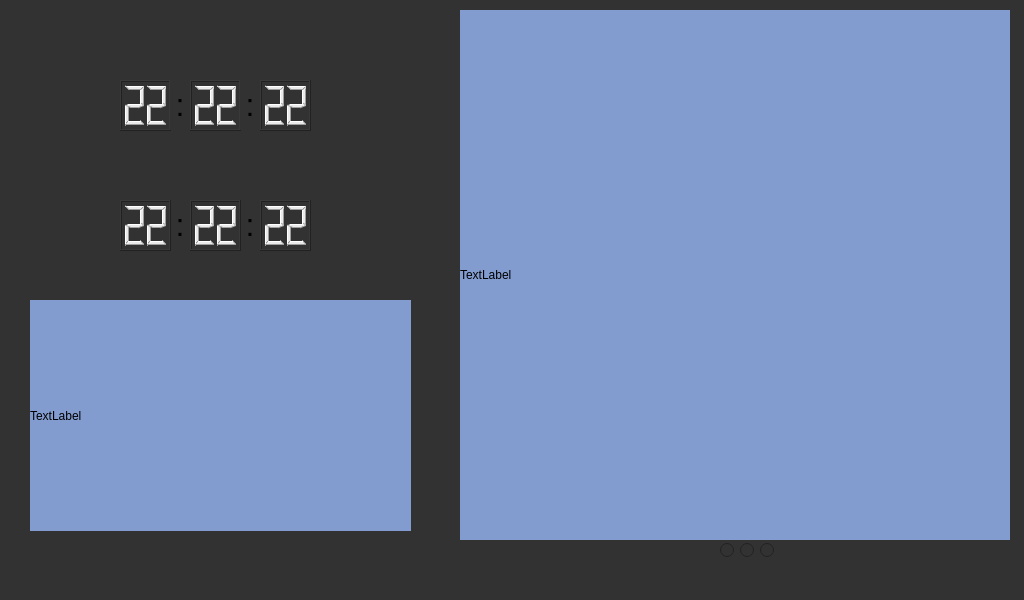
<?xml version="1.0" encoding="UTF-8"?>
<ui version="4.0">
 <class>MainWindow</class>
 <widget class="QMainWindow" name="MainWindow">
  <property name="geometry">
   <rect>
    <x>0</x>
    <y>0</y>
    <width>1024</width>
    <height>600</height>
   </rect>
  </property>
  <property name="windowTitle">
   <string>MainWindow</string>
  </property>
  <property name="styleSheet">
   <string notr="true">background-color: rgb(50, 50, 50)</string>
  </property>
  <widget class="QWidget" name="centralwidget">
   <widget class="QStackedWidget" name="stackedWidget">
    <property name="geometry">
     <rect>
      <x>440</x>
      <y>0</y>
      <width>581</width>
      <height>541</height>
     </rect>
    </property>
    <property name="currentIndex">
     <number>2</number>
    </property>
    <widget class="QWidget" name="todoListPage">
     <widget class="QTableView" name="ToDoList">
      <property name="geometry">
       <rect>
        <x>20</x>
        <y>10</y>
        <width>550</width>
        <height>530</height>
       </rect>
      </property>
     </widget>
    </widget>
    <widget class="QWidget" name="mapPage">
     <widget class="QLabel" name="Map">
      <property name="geometry">
       <rect>
        <x>20</x>
        <y>10</y>
        <width>550</width>
        <height>530</height>
       </rect>
      </property>
      <property name="styleSheet">
       <string notr="true">background-color: rgb(130, 156, 208);</string>
      </property>
      <property name="text">
       <string>TextLabel</string>
      </property>
     </widget>
    </widget>
    <widget class="QWidget" name="imageDownloadPage">
     <widget class="QLabel" name="imageDownload">
      <property name="geometry">
       <rect>
        <x>20</x>
        <y>10</y>
        <width>550</width>
        <height>530</height>
       </rect>
      </property>
      <property name="styleSheet">
       <string notr="true">background-color: rgb(130, 156, 208);
border: 5px;
border-color: rgb(71, 133, 89);</string>
      </property>
      <property name="text">
       <string>TextLabel</string>
      </property>
     </widget>
    </widget>
   </widget>
   <widget class="QLCDNumber" name="localHourLCD">
    <property name="geometry">
     <rect>
      <x>120</x>
      <y>80</y>
      <width>51</width>
      <height>51</height>
     </rect>
    </property>
    <property name="styleSheet">
     <string notr="true">color: rgb(235, 235, 235)</string>
    </property>
    <property name="digitCount">
     <number>2</number>
    </property>
    <property name="segmentStyle">
     <enum>QLCDNumber::Filled</enum>
    </property>
    <property name="value" stdset="0">
     <double>22.000000000000000</double>
    </property>
   </widget>
   <widget class="QLCDNumber" name="localMinuteLCD">
    <property name="geometry">
     <rect>
      <x>190</x>
      <y>80</y>
      <width>51</width>
      <height>51</height>
     </rect>
    </property>
    <property name="styleSheet">
     <string notr="true">color: rgb(235, 235, 235)</string>
    </property>
    <property name="digitCount">
     <number>2</number>
    </property>
    <property name="segmentStyle">
     <enum>QLCDNumber::Filled</enum>
    </property>
    <property name="value" stdset="0">
     <double>22.000000000000000</double>
    </property>
   </widget>
   <widget class="QLCDNumber" name="localSecondLCD">
    <property name="geometry">
     <rect>
      <x>260</x>
      <y>80</y>
      <width>51</width>
      <height>51</height>
     </rect>
    </property>
    <property name="styleSheet">
     <string notr="true">color: rgb(235, 235, 235)</string>
    </property>
    <property name="digitCount">
     <number>2</number>
    </property>
    <property name="segmentStyle">
     <enum>QLCDNumber::Filled</enum>
    </property>
    <property name="value" stdset="0">
     <double>22.000000000000000</double>
    </property>
   </widget>
   <widget class="QLabel" name="Weather">
    <property name="geometry">
     <rect>
      <x>30</x>
      <y>300</y>
      <width>381</width>
      <height>231</height>
     </rect>
    </property>
    <property name="styleSheet">
     <string notr="true">background-color: rgb(130, 156, 208);</string>
    </property>
    <property name="text">
     <string>TextLabel</string>
    </property>
   </widget>
   <widget class="QLabel" name="colonOne">
    <property name="geometry">
     <rect>
      <x>170</x>
      <y>80</y>
      <width>20</width>
      <height>50</height>
     </rect>
    </property>
    <property name="font">
     <font>
      <pointsize>24</pointsize>
     </font>
    </property>
    <property name="text">
     <string>:</string>
    </property>
    <property name="alignment">
     <set>Qt::AlignCenter</set>
    </property>
   </widget>
   <widget class="QLabel" name="colonTwo">
    <property name="geometry">
     <rect>
      <x>240</x>
      <y>80</y>
      <width>20</width>
      <height>50</height>
     </rect>
    </property>
    <property name="font">
     <font>
      <pointsize>24</pointsize>
     </font>
    </property>
    <property name="text">
     <string>:</string>
    </property>
    <property name="alignment">
     <set>Qt::AlignCenter</set>
    </property>
   </widget>
   <widget class="QLabel" name="colonOne_2">
    <property name="geometry">
     <rect>
      <x>170</x>
      <y>200</y>
      <width>20</width>
      <height>50</height>
     </rect>
    </property>
    <property name="font">
     <font>
      <pointsize>24</pointsize>
     </font>
    </property>
    <property name="text">
     <string>:</string>
    </property>
    <property name="alignment">
     <set>Qt::AlignCenter</set>
    </property>
   </widget>
   <widget class="QLabel" name="colonTwo_2">
    <property name="geometry">
     <rect>
      <x>240</x>
      <y>200</y>
      <width>20</width>
      <height>50</height>
     </rect>
    </property>
    <property name="font">
     <font>
      <pointsize>24</pointsize>
     </font>
    </property>
    <property name="text">
     <string>:</string>
    </property>
    <property name="alignment">
     <set>Qt::AlignCenter</set>
    </property>
   </widget>
   <widget class="QLCDNumber" name="worldHourLCD">
    <property name="geometry">
     <rect>
      <x>120</x>
      <y>200</y>
      <width>51</width>
      <height>51</height>
     </rect>
    </property>
    <property name="styleSheet">
     <string notr="true">color: rgb(235, 235, 235);</string>
    </property>
    <property name="digitCount">
     <number>2</number>
    </property>
    <property name="segmentStyle">
     <enum>QLCDNumber::Filled</enum>
    </property>
    <property name="value" stdset="0">
     <double>22.000000000000000</double>
    </property>
   </widget>
   <widget class="QLCDNumber" name="worldMinuteLCD">
    <property name="geometry">
     <rect>
      <x>190</x>
      <y>200</y>
      <width>51</width>
      <height>51</height>
     </rect>
    </property>
    <property name="styleSheet">
     <string notr="true">color: rgb(235, 235, 235);</string>
    </property>
    <property name="digitCount">
     <number>2</number>
    </property>
    <property name="segmentStyle">
     <enum>QLCDNumber::Filled</enum>
    </property>
    <property name="value" stdset="0">
     <double>22.000000000000000</double>
    </property>
   </widget>
   <widget class="QLCDNumber" name="worldSecondLCD">
    <property name="geometry">
     <rect>
      <x>260</x>
      <y>200</y>
      <width>51</width>
      <height>51</height>
     </rect>
    </property>
    <property name="styleSheet">
     <string notr="true">color: rgb(235, 235, 235);</string>
    </property>
    <property name="digitCount">
     <number>2</number>
    </property>
    <property name="segmentStyle">
     <enum>QLCDNumber::Filled</enum>
    </property>
    <property name="value" stdset="0">
     <double>22.000000000000000</double>
    </property>
   </widget>
   <widget class="QRadioButton" name="page1">
    <property name="geometry">
     <rect>
      <x>720</x>
      <y>540</y>
      <width>16</width>
      <height>20</height>
     </rect>
    </property>
    <property name="text">
     <string/>
    </property>
   </widget>
   <widget class="QRadioButton" name="page2">
    <property name="geometry">
     <rect>
      <x>740</x>
      <y>540</y>
      <width>16</width>
      <height>20</height>
     </rect>
    </property>
    <property name="text">
     <string/>
    </property>
   </widget>
   <widget class="QRadioButton" name="page3">
    <property name="geometry">
     <rect>
      <x>760</x>
      <y>540</y>
      <width>16</width>
      <height>20</height>
     </rect>
    </property>
    <property name="text">
     <string/>
    </property>
   </widget>
  </widget>
  <widget class="QMenuBar" name="menubar">
   <property name="geometry">
    <rect>
     <x>0</x>
     <y>0</y>
     <width>1024</width>
     <height>21</height>
    </rect>
   </property>
  </widget>
  <widget class="QStatusBar" name="statusbar"/>
 </widget>
 <resources/>
 <connections/>
</ui>
